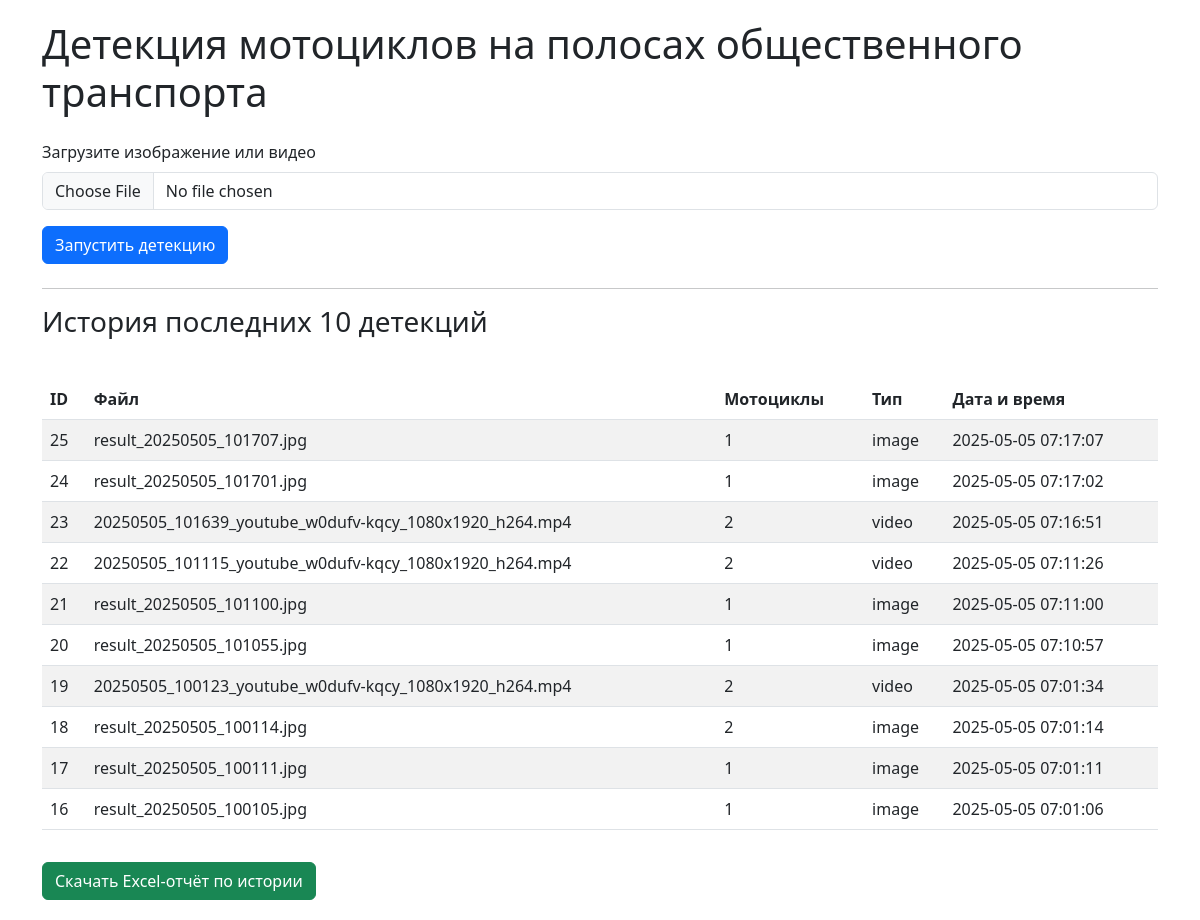
The page / on the database its author committed.
### models.py (models this page shows)
class DetectionHistory(Base):
    __tablename__ = "detection_history"
    id = Column(Integer, primary_key=True, index=True)
    filename = Column(String, index=True)
    detections = Column(Integer)
    media_type = Column(String)  # image or video
    timestamp = Column(DateTime(timezone=True), server_default=func.now())

### main.py (the view)
@app.get("/", response_class=HTMLResponse)
async def index(request: Request, db: AsyncSession = Depends(get_db)):
    result = await db.execute(select(DetectionHistory).order_by(DetectionHistory.timestamp.desc()).limit(10))
    history = result.scalars().all()
    return templates.TemplateResponse("index.html", {"request": request, "history": history})

### templates/index.html (shortened to what this page needs)
<!DOCTYPE html>
<html lang="ru">
<head>
    <link href="https://cdn.jsdelivr.net/npm/bootstrap@5.3.0/dist/css/bootstrap.min.css" rel="stylesheet" />
</head>
<body>
<div class="container">
    <h1 class="mb-4">Детекция мотоциклов на полосах общественного транспорта</h1>
    <form action="/detect" method="post" enctype="multipart/form-data" class="mb-4">
        <div class="mb-3">
            <label for="file" class="form-label">Загрузите изображение или видео</label>
            <input class="form-control" type="file" id="file" name="file" accept="image/*,video/*" required />
        </div>
        <button type="submit" class="btn btn-primary">Запустить детекцию</button>
    </form>
    <hr />
    <h3>История последних 10 детекций</h3>
    {% if history %}
    <table class="table table-striped history-table">
        <thead>
            <tr>
                <th>ID</th>
                <th>Файл</th>
                <th>Мотоциклы</th>
                <th>Тип</th>
                <th>Дата и время</th>
            </tr>
        </thead>
        <tbody>
        {% for item in history %}
            <tr>
                <td>{{ item.id }}</td>
                <td>{{ item.filename.split('/')[-1] }}</td>
                <td>{{ item.detections }}</td>
                <td>{{ item.media_type }}</td>
                <td>{{ item.timestamp.strftime('%Y-%m-%d %H:%M:%S') }}</td>
            </tr>
        {% endfor %}
        </tbody>
    </table>
    {% else %}
        <p>История пуста.</p>
    {% endif %}
    <a href="/report/excel" class="btn btn-success mt-3">Скачать Excel-отчёт по истории</a>
</div>
</body>
</html>

### templates/index.html (style rules this page uses)
body { padding: 20px; }
.history-table { margin-top: 40px; }

### rows shown on the page
DetectionHistory: id "25", filename "result_20250505_101707.jpg", detections "1", media_type "image", timestamp "2025-05-05 07:17:07"
DetectionHistory: id "24", filename "result_20250505_101701.jpg", detections "1", media_type "image", timestamp "2025-05-05 07:17:02"
DetectionHistory: id "23", filename "20250505_101639_youtube_w0dufv-kqcy_1080x1920_h264.mp4", detections "2", media_type "video", timestamp "2025-05-05 07:16:51"
DetectionHistory: id "22", filename "20250505_101115_youtube_w0dufv-kqcy_1080x1920_h264.mp4", detections "2", media_type "video", timestamp "2025-05-05 07:11:26"
DetectionHistory: id "21", filename "result_20250505_101100.jpg", detections "1", media_type "image", timestamp "2025-05-05 07:11:00"
DetectionHistory: id "20", filename "result_20250505_101055.jpg", detections "1", media_type "image", timestamp "2025-05-05 07:10:57"
DetectionHistory: id "19", filename "20250505_100123_youtube_w0dufv-kqcy_1080x1920_h264.mp4", detections "2", media_type "video", timestamp "2025-05-05 07:01:34"
DetectionHistory: id "18", filename "result_20250505_100114.jpg", detections "2", media_type "image", timestamp "2025-05-05 07:01:14"
DetectionHistory: id "17", filename "result_20250505_100111.jpg", detections "1", media_type "image", timestamp "2025-05-05 07:01:11"
DetectionHistory: id "16", filename "result_20250505_100105.jpg", detections "1", media_type "image", timestamp "2025-05-05 07:01:06"
